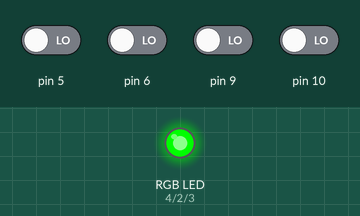
This sketch was run on a simulated Arduino Uno, built with avr-gcc and run on an emulated ATmega328P. On the bench: an RGB LED mixed from three pins (HIGH = lit). The inputs (shaded band) are chosen by the test bench; at power-on: pin 5, pin 6, pin 9, pin 10 LOW. Random numbers use the default seed unless the sketch sets one.

Above: at 1.2 s.
1.3 s: pin 6 driven HIGH and pin 10 driven HIGH
At 5.5 s:
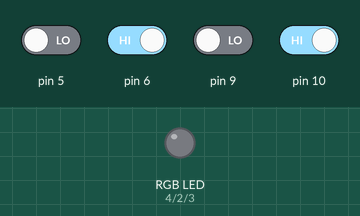
At 14.5 s:
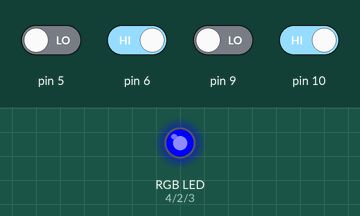
Timing chart, 0 to 14.8 s (numbered marks = the images above; inputs shaded):
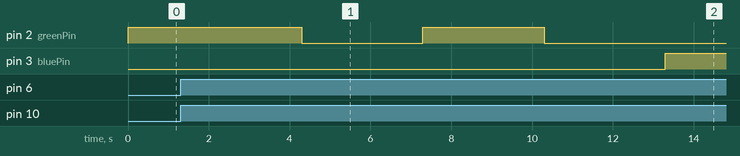

Measured:
- after the input at 1.3 s, pin 2 (greenPin): HIGH → LOW after 3.0 s, → HIGH 3.0 s later, → LOW 3.0 s later; pin 3 (bluePin): LOW → HIGH after 12.0 s

The sketch:

Schaltkreis2Code.ino
```cpp
//RGB LIGHT
const int redPin = 4;
const int bluePin = 3;
const int greenPin = 2;

//PlayerLEFT
const int left_redButton = 11;
const int left_greenButton = 10;
const int left_blueButton = 9;
const int left_winnerPin = 13;

//PlayerRIGHT
const int right_redButton = 7;
const int right_greenButton = 6;
const int right_blueButton = 5;
const int right_winnerPin = 12;

void setup()
{
  //PINs werden gesetzt
  pinMode(4, OUTPUT);
  pinMode(3, OUTPUT);
  pinMode(2, OUTPUT);
  pinMode(11, INPUT);
  pinMode(10, INPUT);
  pinMode(9, INPUT);
  pinMode(13, INPUT);
  pinMode(7, INPUT);
  pinMode(6, INPUT);
  pinMode(5, INPUT);
  pinMode(12, INPUT);
}

void loop()
{
  //Random Nummer bestimmt die Farbe der LED
  const int randomNumber = random(1, 4);
  switch (randomNumber) {
  case 1:
    lightRed();
    winnerListener(left_redButton, right_redButton);
    break;
  case 2:
    lightGreen();
    winnerListener(left_greenButton, right_greenButton);
    break;
  case 3:
    lightBlue();
    winnerListener(left_blueButton, right_blueButton);
    break;
  }
  //Neues Spiel
  delay(3000);
  newGame();
}

void winnerListener(int leftPin, int rightPin) {
  //Holt die Inputs der Buttons
  int leftInput = digitalRead(leftPin);
  int rightInput = digitalRead(rightPin);

  while (leftInput != HIGH && rightInput != HIGH) {
    leftInput = digitalRead(leftPin);
  	rightInput = digitalRead(rightPin);
  }
  if (leftInput == HIGH && rightInput == HIGH) {
    leftWinner();
    rightWinner();
    return;
  } else if (leftInput == HIGH) {
   	leftWinner();
  } else if (rightInput == HIGH) {
  	rightWinner();
  }

}

void leftWinner() {
	digitalWrite(left_winnerPin, HIGH);
}

void rightWinner() {
  	digitalWrite(right_winnerPin, HIGH);
}

void lightBlue() {
	digitalWrite(redPin, LOW);
  	digitalWrite(bluePin, HIGH);
  	digitalWrite(greenPin, LOW);
}

void lightRed() {
	digitalWrite(redPin, HIGH);
  	digitalWrite(bluePin, LOW);
  	digitalWrite(greenPin, LOW);
}

void lightGreen() {
	digitalWrite(redPin, LOW);
  	digitalWrite(bluePin, LOW);
  	digitalWrite(greenPin, HIGH);
}

void resetLED() {
	digitalWrite(redPin, LOW);
  	digitalWrite(bluePin, LOW);
  	digitalWrite(greenPin, LOW);
  	digitalWrite(left_winnerPin, LOW);
  	digitalWrite(right_winnerPin, LOW);
}

void newGame() {
    resetLED();
    delay(3000);
}
```
